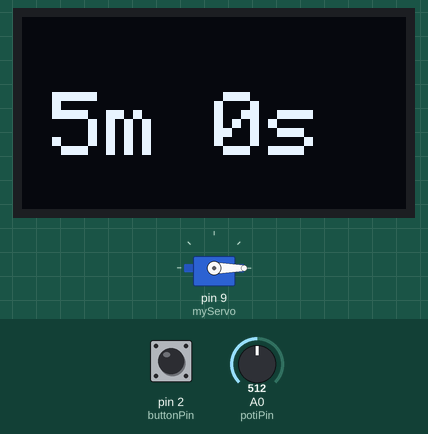
Bench run of a program on a simulated Arduino Nano, built with avr-gcc and run on an emulated ATmega328P. Shown: servo, 128×64 one-colour display. The test bench sets the inputs (shaded band); at power-on: pin 2 (buttonPin) HIGH, A0 (potiPin) = 512. The audio player accepts every command and is not drawn; what the program prints to the serial monitor is not drawn.

Above: at 1.7 s.
1.8 s: pin 2 (buttonPin) pulled LOW for 0.15 s
At 2.39 s:
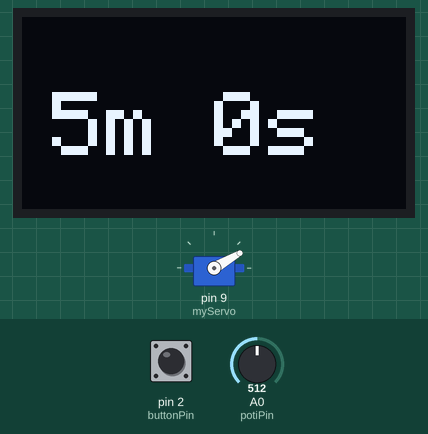
2.5 s: pin 2 (buttonPin) pulled LOW for 3.2 s
At 5.8 s:
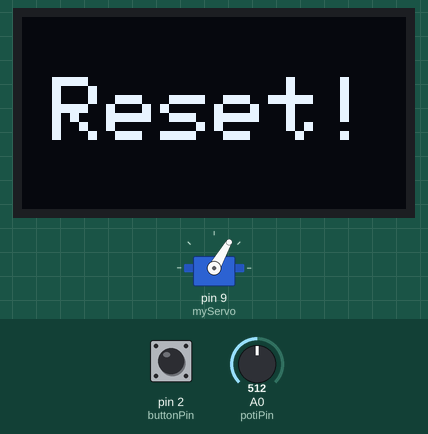
6.3 s: A0 (potiPin) set to 716
At 8.2 s:
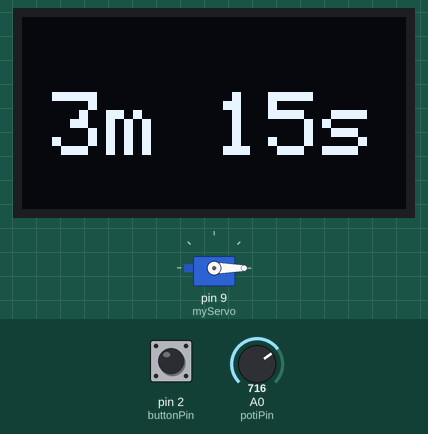
8.8 s: A0 (potiPin) set to 900
At 10.0 s:
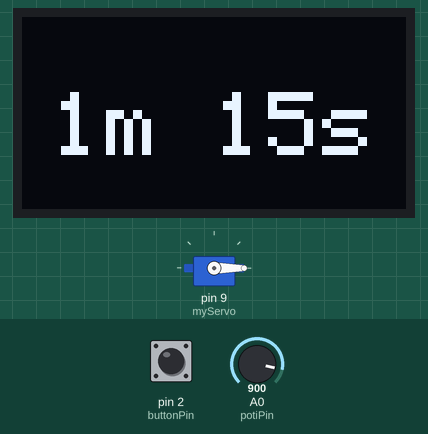
10.3 s: A0 (potiPin) set to 1023
At 11.2 s:
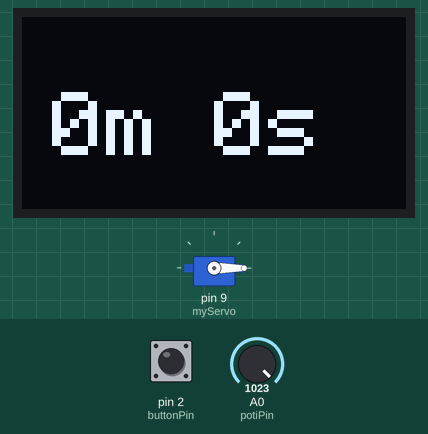
Timing chart, 0 to 12.8 s (numbered marks = the images above; inputs shaded):
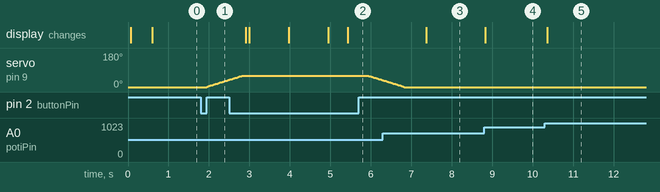

The program:

main.cpp
```cpp
#include <SoftwareSerial.h>            // Bibliothek für serielle Kommunikation über beliebige Pins (Softwareserial)
#include <DFRobotDFPlayerMini.h>       // Bibliothek zur Steuerung des DFPlayer Mini MP3-Moduls
#include <Servo.h>                     // Bibliothek zur Steuerung eines Servomotors
#include <Wire.h>                      // Bibliothek für I2C-Kommunikation (für das OLED Display)
#include <Adafruit_SSD1306.h>          // Bibliothek für das SSD1306 OLED-Display

// === Display Einstellungen ===
#define SCREEN_WIDTH 128               // Breite des OLED-Displays in Pixel
#define SCREEN_HEIGHT 64               // Höhe des OLED-Displays in Pixel
#define OLED_RESET (-1)                  // Kein Reset-Pin beim Display (-1 bei I2C Displays)
Adafruit_SSD1306* display = nullptr; // dynamisches Display-Objekt (optional)
bool displayPresent = false; // Flag: true, wenn ein OLED-Display erfolgreich initialisiert wurde

#define posHigh 0                     // Obere Position des Servos (Teebeutel oben) // Schrittweite bei der Bewegung des Servos (Geschwindigkeit)
#define posLow 60                     // Untere Position des Servos (Teebeutel unten)
#define Speed 1                       // Schrittweite bei der Bewegung des Servos (Geschwindigkeit)

#define buttonPin 2
#define potiPin A0

// === Servo ===
Servo myServo;                       // Servo-Objekt erstellen, um Servo anzusteuern
int servoPos = 0;                    // Variable speichert aktuelle Position des Servos (in Grad)
bool servoStatus = true;             // True = Teebeutel oben, False = Teebeutel unten

// === MP3-Modul ===
SoftwareSerial mp3Serial(10, 11);    // Software-Serial auf Pin 10 (RX), 11 (TX) für MP3-Modul initialisieren
DFRobotDFPlayerMini mp3;             // Objekt für MP3-Modul erstellen

// === Taster ===
bool lastButtonState = HIGH;         // Speichert letzten Tasterzustand (HIGH = ungedrückt durch Pullup)
bool buttonPressed = false;          // Flag, ob Taste als gedrückt erkannt wurde (für Entprellung)
unsigned long lastDebounceTime = 0; // Zeit, wann Taster zuletzt umgeschaltet hat (für Entprellung)
const unsigned long debounceDelay = 50; // Entprellzeit in ms (50 ms üblich)

// === Countdown Timer ===
bool countdownActive = false;        // Flag, ob Countdown gerade läuft
unsigned long countdownDuration = 0; // Countdown-Dauer in ms (wird vom Poti bestimmt)
unsigned long countdownStartTime = 0;// Startzeitpunkt des Countdowns (millis())
int countdownSeconds = 0;            // Countdown-Dauer in Sekunden (zur Anzeige)

// === Variablen zur Erkennung für Dauer langer Tastendruck ===
bool resetCountdownActive = false;   // Flag, ob Reset-Countdown läuft
unsigned long buttonPressStart = 0;  // Zeitpunkt, wann der Taster gedrückt wurde
unsigned long resetCountdownStart = 0; // Startzeit des Reset-Countdowns
const unsigned long longPressThreshold = 1500; // Zeit (ms), die gedrückt werden muss für Reset (1,5 Sekunden)
int resetTimeRemaining = 3000;       // Reset-Countdown Zeit in ms

// === Nach-Countdown MP3 Wiedergabe ===
bool postCountdownPlaying = false;   // Flag, ob MP3 nach Countdown läuft
unsigned long postCountdownStartTime = 0;  // Startzeit des Post-Countdown MP3s  TODO
//const unsigned long postCountdownDuration = 30000; // Dauer des MP3 nach Countdown (30 Sekunden) TODO

void setup() {                    // Initialisiert Komponenten
  Serial.begin(9600);                // Serielle Kommunikation für Debugging starten (Baudrate 9600)
  mp3Serial.begin(9600);             // Serielle Kommunikation mit MP3-Modul starten

  myServo.attach(9);                       // Servo an digitalen Pin 9 anschließen
  myServo.write(posHigh);                  // Servo auf Startposition 0 Grad setzen
  delay(10);                               // Kurze Pause zur Stabilisierung
  myServo.detach();                        // Servo trennen (spart Strom und verhindert Zucken)


  // Initialisierung des OLED-Displays (optional)
  // Wir erstellen das Display-Objekt zur Laufzeit, damit der Code nicht von einem vorhandenen Wire-Objekt in der globalen Initialisierung abhängig ist.
  display = new Adafruit_SSD1306(SCREEN_WIDTH, SCREEN_HEIGHT, &Wire, OLED_RESET);
  if (display && display->begin(SSD1306_SWITCHCAPVCC, 0x3C)) {  // Wenn Start erfolgreich
    displayPresent = true;
    display->clearDisplay();             // Display-Inhalt löschen
    display->setTextColor(SSD1306_WHITE);// Textfarbe auf Weiß setzen
    display->setTextSize(1);             // Textgröße auf klein (1) setzen
    display->setCursor(0, 0);            // Cursor auf Position (0,0) setzen
    display->display();                  // Display aktualisieren (leeren)
  } else {
    // Falls das Display nicht initialisiert werden kann, geben wir eine Nachricht per Serial aus und löschen das Objekt
    displayPresent = false;
    Serial.println(F("SSD1306 allocation failed or not present"));
    if (display) {
      delete display;
      display = nullptr;
    }
  }

  // MP3-Modul initialisieren
  if (!mp3.begin(mp3Serial)) {        // Wenn Initialisierung fehlschlägt
    if (displayPresent && display) {
      display->setCursor(0, 10);         // Cursor versetzen
      display->println(F("MP3 not found!"));  // Meldung ausgeben
      display->display();                // Anzeige aktualisieren
    } else {
      Serial.println(F("MP3 not found!"));
    }
    while (true);                     // Endlosschleife, da MP3 nicht vorhanden
  }
  mp3.volume(20);                    // Lautstärke des MP3-Moduls einstellen (0-30)
  pinMode(buttonPin, INPUT_PULLUP);  // Taster-Pin als Eingang mit internem Pullup-Widerstand konfigurieren

} // Ende Vorkonfiguration


void lowerTeabag() {
  myServo.attach(9);                                         // Servo aktivieren
  for (int pos = posHigh; pos <= posLow; pos += Speed) {     // Von oben nach unten (neue Variable pos vom Typ int (Ganzzahl) erstellen; Bedingung, bei der die Schleife weiterlaufen darf; nach jedem Schleifendurchlauf wird pos um den Wert Speed erhöht)
    myServo.write(pos);                                      // Position setzen
    delay(15);                                               // Kurze Pause für gleichmäßige Bewegung
  }
  servoStatus = false;                                        // Merken: Teebeutel ist unten
  myServo.detach();                                           // Servo deaktivieren
}

void liftTeabag() {
  myServo.attach(9);                                          // Servo aktivieren
  for (int pos = posLow; pos >= posHigh; pos -= Speed) {      // Von unten nach oben (neue Variable pos vom Typ int (Ganzzahl) erstellen; Bedingung, bei der die Schleife weiterlaufen darf; nach jedem Schleifendurchlauf wird pos um den Wert Speed verringert)
    myServo.write(pos);                                       // Position setzen
    delay(15);                                                // Kurze Pause für gleichmäßige Bewegung
  }
  servoStatus = true;                                         // Teebeutel ist oben
  myServo.detach();                                           // Servo deaktivieren
}


// Soft Reset Funktion zum Zurücksetzen des Programms in den Anfangszustand, ohne das System physisch aus- und wieder einzuschalten
void softReset() {                // Funktion, die alle Variablen und Zustände zurücksetzt (wie ein Neustart), void gibt keinen Wert zurück
  mp3.stop();                     // Stoppt jede MP3-Wiedergabe (falls aktiv)
  if(servoStatus == false)        // Wenn der Teebeutel noch unten ist
  {
    liftTeabag();                // Servo auf 0 Grad setzen
  }
  delay(500);                     // Kleine Pause für die Bewegung

  // Alle Flags und Variablen zurücksetzen
  countdownActive = false;          // Kein Countdown aktiv
  postCountdownPlaying = false;     // Nach-Countdown MP3 ist beendet
  resetCountdownActive = false;     // Kein Reset-Countdown aktiv
  buttonPressStart = 0;             // Startzeit für Reset drücken zurücksetzen
  resetCountdownStart = 0;          // Startzeit des Reset-Countdowns zurücksetzen
  resetTimeRemaining = 3;        // Countdown-Dauer auf Standard zurücksetzen

  // Display zurücksetzen (nur wenn vorhanden)
  if (displayPresent && display) {
    display->clearDisplay();         // Anzeige löschen
  }
}                                 // Ende der Funktion softReset()

// Funktion zur Behandlung des langen Tastendrucks zum Reset
void handleResetButton(bool buttonState) {    // Funktion zur Auswertung eines langen Tastendrucks (Reset auslösen)
  unsigned long currentMillis = millis();  // Holt die aktuelle Zeit in Millisekunden (Systemzeit seit Start)

  if (buttonState == LOW) {                  // Wenn Taste gedrückt (LOW wegen INPUT_PULLUP)
    if (buttonPressStart == 0) {             // Wenn noch keine Startzeit für Tastendruck gespeichert ...
      buttonPressStart = currentMillis;      //  ... speichere den aktuellen Zeitpunkt als Start
    }                                        // Ende der Prüfung: Startzeit erfassen.

    unsigned long pressDuration = currentMillis - buttonPressStart;  // Berechne wie lange die Taste gehalten wird.
    if (!resetCountdownActive && pressDuration >= longPressThreshold) { // Wenn noch kein Reset läuft, aber die Taste schon lang genug gedrückt wurde (1,5 Sekunden)
      resetCountdownActive = true;           // Setze Flag, dass der Reset-Countdown läuft
      resetCountdownStart = currentMillis;   // Merke den Startzeitpunkt des Reset-Countdowns
      resetTimeRemaining = 2000;              // Reset-Countdown auf 3000 ms setzen
    }                                         //Ende der Prüfung auf langen Tastendruck

    if (resetCountdownActive) {                                        // Wenn Reset-Countdown läuft
      unsigned long elapsed = currentMillis - resetCountdownStart;     // Berechnet vergangene Zeit seit Reset-Start
      int newRemaining = 2000 - (elapsed);                         // Berechenet verbleibende Sekunden
      if (newRemaining < 0) newRemaining = 0;                          // Falls negativ auf 0 setzen

      if (newRemaining != resetTimeRemaining) {                    // Wenn sich Restzeit geändert hat
        resetTimeRemaining = newRemaining;                         // aktualisiere die angezeigte Restzeit
      }                                                               // Ende: Restzeit-Anzeige aktualisieren

      if (resetTimeRemaining == 0) {                               // Wenn Reset-Zeit abgelaufen ist
        if (displayPresent && display) {
          display->clearDisplay();                                       // Display löschen
          display->setCursor(10, 20);                                    // Position für "Reset!" setzen
          display->setTextSize(3);                                       // Schriftgroeße
          display->println(F("Reset!"));                                 // Text "Reset!" anzeigen
          display->display();                                            // Anzeige aktualisieren
        } else {
          Serial.println(F("Reset!"));
        }
        delay(500);                                                   // Kurze Pause, damit der Nutzer den Reset-Text sieht
        softReset();          // Aufruf der Soft-Reset-Funktion = zurück zum Anfangszustand
        Serial.println("Reset!");
      }                                                              // Ende: Reset-Zeit abgelaufen
    }                                                            // Ende: Reset-Countdown läuftsetup
  } else {                           // Wenn Taste losgelassen wurde
    buttonPressStart = 0;            // Startzeit zurücksetzen
    resetCountdownActive = false;    // Resetvorgang abbrechen
  }                                  // Ende der else-Bedingung (Taste losgelassen)
}                                  // Ende der Funktion handleResetButton


void loop() {                       //Hauptprogramm  läuft in Endlosschleife

  // Zuerst den Reset-Taster auswerten und ggf. Reset-Logik ausführen
  handleResetButton(digitalRead(buttonPin)); // Liest den aktuellen Zustand des Buttons und übergibt ihn an die Funktion, die prüft, ob ein Reset nötig ist (Langdruck > 1,5s

    // Poti nur lesen, wenn Countdown nicht aktiv ist und in Schritte umrechnen
  if (!countdownActive) {                   // Wenn aktuell kein Countdown läuft, darf der Poti zur Neueinstellung der Zeit ausgelesen werden
    int potiValue = analogRead(potiPin);    // Poti analog auslesen (0 bis 1023)
    int steps = map(potiValue, 0, 1023, 40, 0); // Poti-Wert in Schritte 0 bis 10 mappen (invertiert) 600s/15s=40 Steps
    countdownSeconds = steps * 15;             // Schritte in Sekunden umrechnen (jede Stufe = 60 Sekunden)
    countdownDuration = (unsigned long)countdownSeconds * 1000UL; // Sekunden in Millisekunden umwandeln
  }                                     // Ende der Bedingung für die Poti-Auswertung

  bool reading = digitalRead(buttonPin); // Aktuellen Zustand des Tasters lesen (LOW = gedrückt, HIGH = nicht gedrückt)

  // Wenn kein Countdown läuft, Servo nicht in Bewegung, kein Reset aktiv und MP3 nicht im Post-Countdown-Modus
  // und eine gültige Countdown-Zeit eingestellt ist, dann Taster-Input entprellen und auf gedrückt prüfen
  if (!countdownActive && !resetCountdownActive && !postCountdownPlaying && countdownSeconds > 0) { // Diese Bedingungen verhindern einen Start, wenn bereits ein Countdown läuft, der Servo sich bewegt, ein Reset läuft oder nach dem Countdown noch Audio spielt es muss eine gültige Zeit (> 0) eingestellt sein
    if (reading != lastButtonState) {   // Wenn Tasterzustand sich seit letztem Loop geändert hat
      lastDebounceTime = millis();      // Entprell-Timer starten: aktuelle Zeit merken
    }                                // Ende der Flankenerkennung
    if ((millis() - lastDebounceTime) > debounceDelay) {  // Wenn seit der letzten Änderung mehr als 50ms vergangen sind = entprellt
      if (reading == LOW && !buttonPressed) {            // Taste wurde gedrückt (LOW) und vorher nicht als gedrückt gemerkt wurde
        buttonPressed = true;                             // Taste als gedrückt merken ------TODO durch Funktion ersetzen
        mp3.play(1);                                      // MP3-Track1 abspielen
        lowerTeabag();
        countdownActive = true;          // Countdown starten
        countdownStartTime = millis();   // Startzeit merken

      }                                                   // Ende der Bedingung: Taste wurde erkannt
    }                                             // Ende der Entprellung
    if (reading == HIGH) {             // Wenn Taste losgelassen = nicht gedrückt
      buttonPressed = false;           // Taste als nicht gedrückt markieren = freigeben, damit sie erneut gedrückt werden kann
    }                                   // Ende des Loslassens
  }                                 // Ende der Startbedingungen
  lastButtonState = reading;           // Aktuellen Tasterzustand für nächste Schleife speichern

  // Countdown läuft
  if (countdownActive) {                                    // Wenn Countdown gerade aktiv ist
    unsigned long elapsed = millis() - countdownStartTime;  // Berechne Zeit seit Countdown-Start
    long remaining = countdownDuration - elapsed;           // Verbleibende Zeit berechnen
    if (remaining < 0) remaining = 0;                        // Nicht negativ werden lassen

    int secondsLeft = remaining / 1000;                      // Rechne verbleibende Sekunden
    int minutes = secondsLeft / 60;                          // Minutenanteil
    int seconds = secondsLeft % 60;                          // Sekundenanteil

    if (remaining == 0) {                                    // Wenn Countdown abgelaufen
      countdownActive = false;                               // Countdown stoppen
      liftTeabag();                                          // Servo fährt zurück auf 0 Grad
      postCountdownPlaying = true;                           // "Nach-Countdown-MP3" Track2 wird gestartet
      postCountdownStartTime = millis();                     // Startzeit des MP3s merken
      mp3.play(2);                                           // MP3 Track2 starten
    }

    // Countdownzeit auf Display anzeigen
    if (displayPresent && display) {
      display->clearDisplay();                                  // Display löschen
      display->setCursor(10, 25);                           // Cursor setzen
      display->print(minutes);                                  // Minuten anzeigen
      display->print(F("m "));                                  // "m" für Minuten
      display->print(seconds);                                  // Sekunden anzeigen
      display->print(F("s"));                                   // "s" für Sekunden
      display->setTextSize(1);                                // Schriftgröße zurücksetzen
      delay(50);                                            // Notwendig wegen Display Aufblitzen
      display->setCursor(0, 0);                             // Cursor oben links setzen, von oben getauscht... TIMING!
      display->println(F("Fertig in..."));                      // Text anzeigen, von oben getauscht... TIMING!
      display->setTextSize(3);                                // Große Schrift, von oben getauscht... TIMING!
      display->display();                                       // Display aktualisieren
    } else {
      // optional: print to Serial for debugging when no display is connected
      Serial.print("Countdown: ");
      Serial.print(minutes);
      Serial.print("m ");
      Serial.print(seconds);
      Serial.println("s");
    }
  }// Ende des Countdown-Blocks

  // Nach Countdown, MP3 Track2 wird abgespielt
  if (postCountdownPlaying == true) {

    if (digitalRead(buttonPin) == LOW) {  // Wenn Taste gedrückt wird während MP3 Track 2 läuft
      delay(50);                         // Kleine Pause gegen Prellen
      if (digitalRead(buttonPin) == LOW) { // Wenn Taste immer noch gedrückt ist
        softReset();                      // Soft-Reset auslösen
      }                                   // Ende zweite Prüfung: Taste gedrückt halten
    }                                 // Ende: Taste gedrückt in Post-Phase

    if (displayPresent && display) {
      display->clearDisplay();                // Display löschen um "Fertig!" anzuzeigen
      display->setTextSize(3);                // Große Schrift
      display->setCursor(2, 20);              // Cursor setzen
      display->println(F("FERTIG!"));         // Text anzeigen
      display->display();                    // Anzeige aktualisieren
    } else {
      Serial.println(F("FERTIG!"));
    }

    if (mp3.readState() == -1) { // Readstate gibt bei Ende des Tracks ein "-1" aus
      postCountdownPlaying = false;       // MP3-Flag zurücksetzen = wieder bereit
      if (displayPresent && display) {
        display->clearDisplay();              // Display löschen
        display->setCursor(0, 20);            // Cursor setzen
        display->println(F("Bereit"));        // "Bereit" anzeigen
        display->display();                   // Display aktualisieren
      } else {
        Serial.println(F("Bereit"));
      }
    }// Ende: Post-Countdown-Zeit ist abgelaufen
  }// Ende des "postCountdownPlaying"

  // "Bereitzustand" anzeigen, wenn nichts läuft (kein Countdown, keine Bewegung, kein Reset, kein MP3)
  if (!countdownActive && !resetCountdownActive && !postCountdownPlaying) { // wenn Countdown nicht läuft und der Servo nicht gerade nicht auf 60° fährt und gerade nicht auf 0° fährt und kein Resetcountdown aktiv und kein Track2 gespielt wird

    // Poti-Countdownzeit anzeigen
    if (displayPresent && display) {
      display->clearDisplay();             // Display löschen
      display->setCursor(10, 25);          // Cursor setzen
      display->setTextSize(3);             // Schriftgroeße
      display->print(countdownSeconds / 60);  // Minuten anzeigen
      display->print(F("m "));             // "m" für Minuten
      display->print(countdownSeconds % 60);  // Sekunden anzeigen
      display->println(F("s"));            // "s" für Sekunden
      display->display();                  // Anzeige aktualisieren
    } else {
      Serial.print(F("Ready: "));
      Serial.print(countdownSeconds / 60);
      Serial.print(F("m "));
      Serial.print(countdownSeconds % 60);
      Serial.println(F("s"));
    }
  }// Ende der Anzeige im Leerlauf

  delay(10);                           // Kleine Pause, um den Loop nicht zu überlasten
}// Ende void loop
```

Measured:
- after the input at 1.8 s, servo on pin 9 (myServo): moves from 0° to 38° over 0.54 s, starting after 0.14 s
- after the input at 2.5 s, the display: first differs from a run without the input after 2.9 s (image 2)
- after the input at 6.3 s, the display: changes after 1.1 s (image 3)
- after the input at 8.8 s, the display: changes at once (image 4)
- after the input at 10.3 s, the display: changes after 0.06 s (image 5)
